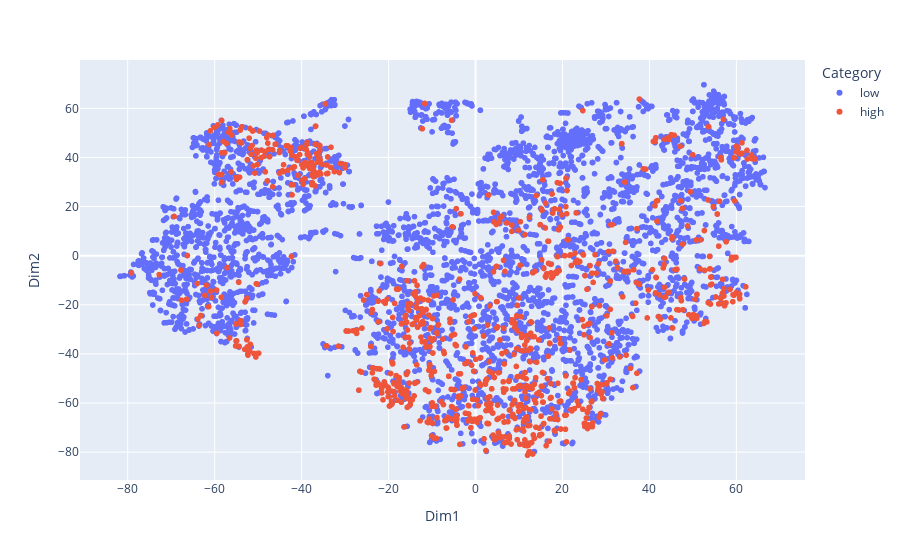

The code cell stored with this chart in its notebook:
### Code cell
df['quality'] = df['quality'].astype(int)
df['grade'] = 'low'
df.loc[df['quality'] > 6, 'grade'] = 'high'

#df['high_or_low'] = df['quality'].apply(lambda x: 'high' if x >= 7 else 'low')

# add the categories to this DataFrame
tsne_df['Category'] = df['grade'].values

fig = px.scatter(tsne_df, x='Dim1', y='Dim2', color='Category', hover_data=['color'])
fig.show()

### Figure 1 — Plotly figure (JSON) as saved in the notebook; plotly's stock layout.template omitted (floating-point values rounded to 4 significant figures; data arrays with more than 128 entries replaced by an {"elided": "..."} marker saying what was removed)
{"data": [{"customdata": {"elided": "4311x1 str values"}, "hovertemplate": "Category=low<br>Dim1=%{x}<br>Dim2=%{y}<br>color=%{customdata[0]}<extra></extra>", "legendgroup": "low", "marker": {"color": "#636efa", "symbol": "circle"}, "mode": "markers", "name": "low", "showlegend": true, "type": "scattergl", "x": {"elided": "4311 float values"}, "xaxis": "x", "y": {"elided": "4311 float values"}, "yaxis": "y"}, {"customdata": {"elided": "1009x1 str values"}, "hovertemplate": "Category=high<br>Dim1=%{x}<br>Dim2=%{y}<br>color=%{customdata[0]}<extra></extra>", "legendgroup": "high", "marker": {"color": "#EF553B", "symbol": "circle"}, "mode": "markers", "name": "high", "showlegend": true, "type": "scattergl", "x": {"elided": "1009 float values"}, "xaxis": "x", "y": {"elided": "1009 float values"}, "yaxis": "y"}], "layout": {"legend": {"title": {"text": "Category"}, "tracegroupgap": 0}, "margin": {"t": 60}, "xaxis": {"anchor": "y", "domain": [0, 1], "title": {"text": "Dim1"}}, "yaxis": {"anchor": "x", "domain": [0, 1], "title": {"text": "Dim2"}}}}
